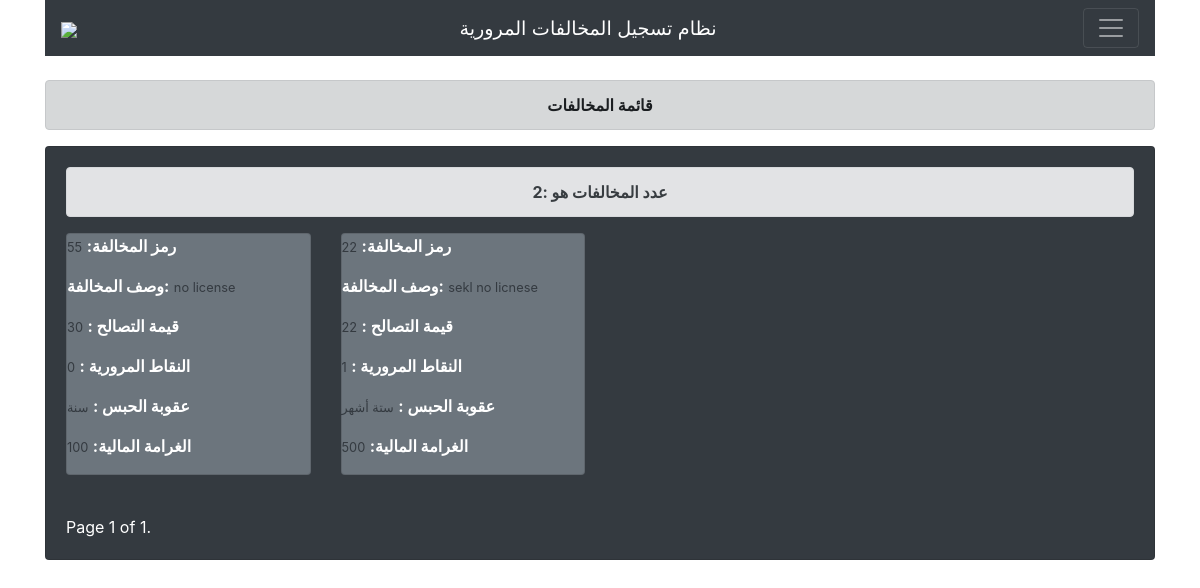
The page /violation_list/ (signed in) on the database its author committed.
### main/models.py (models this page shows, shortened)
class Violation(models.Model):
    type = models.IntegerField()
    desc = models.CharField(max_length=500)
    amount = models.IntegerField()
    ticket_price = models.IntegerField()
    points = models.IntegerField(default=0)
    detention = models.IntegerField(choices=STATUS_CHOICES, default=6)

### main/views.py (the view)
# urls.py: url(r'^violation_list/$', views.violation_list, name='violation_list'),
def violation_list(request):
    if not request.user.is_authenticated():
        return redirect("login")
    mylist = Violation.objects.all() #.order_by("-timestamp","-updated")
    number = mylist.count()
    paginator = Paginator(mylist, 10) # Show 5 contacts per page
    page = request.GET.get('page')
    try:
        objects = paginator.page(page)
    except PageNotAnInteger:
        objects = paginator.page(1)
    except EmptyPage:
        objects = paginator.page(paginator.num_pages)
    context = {
    "mylist": objects,
    "number": number,
    }
    return render(request, 'violation_list.html', context)

### main/templatetags/det.py (called while the page is built)
@register.filter
def det(value):
    x = value-1
    return STATUS_CHOICES[x][1]

### main/templates/violation_list.html (shortened to what this page needs)
{% extends 'base.html' %}
{% load crispy_forms_tags %}
{% load det %}
{% block content %}
<br/>
<div class="alert alert-dark" role="alert" style="text-align:center"><b> <a>قائمة المخالفات</a></b></div>
<div class="card text-white bg-dark" >
  <div class="card-body ">
    <div class="alert alert-secondary " role="alert" style="text-align:center"><b> <a>عدد المخالفات هو :{{number}}</a></b></div>
    <div class="row">
    {% for object in mylist %}
        <div class="col-sm-3 col-sm-offset-3">
                <div class="card text-white bg-secondary mb-3 " style="max-width: 20rem;">
                  <p><b>رمز المخالفة:</b> <small class="text-dark">{{object.type}}</small></p>
                  <p><b>وصف المخالفة:</b> <small class="text-dark">{{object.desc}}</small></p>
                  <p><b>قيمة التصالح	:</b> <small class="text-dark">{{object.amount}}</small></p>
                  <p><b>النقاط المرورية	:</b> <small class="text-dark">{{object.points}}</small></p>
                  <p><b>عقوبة الحبس	:</b> <small class="text-dark">{{object.detention|det}}</small></p>
                  <p><b>الغرامة المالية:</b> <small class="text-dark">{{object.ticket_price}}</small></p>
            </div>
        </div>
    {% endfor %}
    </div>
    <br />
    <div class="pagination">
        <span class="step-links">
            <span class="current">
                Page {{ mylist.number }} of {{ mylist.paginator.num_pages }}.
            </span>
        </span>
    </div>
  </div>
  </div>
{% endblock %}

### rows shown on the page
Violation: type "55", desc "no license", amount "30", points "0", detention|det "سنة", ticket_price "100"
Violation: type "22", desc "sekl no licnese", amount "22", points "1", detention|det "ستة أشهر", ticket_price "500"

### other values the page prints
{{ number }} "2"
{{ mylist.number }} "1"
{{ mylist.paginator.num_pages }} "1"
